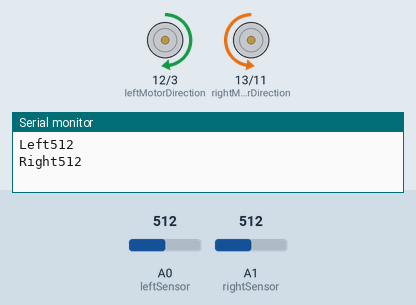
Simulated run of this sketch. Board: Arduino Uno, built with avr-gcc and run on an emulated ATmega328P. On the bench: direction and speed pins drawn as motors (green arrow = direction pin HIGH = forward, orange = LOW = backward, longer = more drive), the last lines printed to the serial monitor. Inputs (shaded band) come from the test bench; at power-on: A0 (leftSensor) = 512, A1 (rightSensor) = 512. At 8.9 s the program stops and its outputs stay as they are.

Above: at 1.2 s.
1.3 s: A0 (leftSensor) set to 317
2.8 s: A0 (leftSensor) set to 281
At 3.8 s:
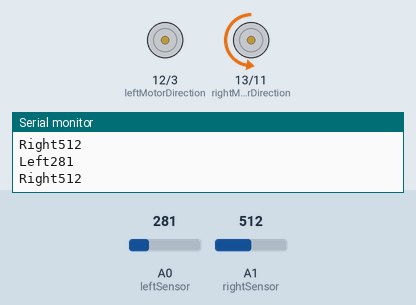
4.3 s: A1 (rightSensor) set to 317
5.8 s: A1 (rightSensor) set to 292
At 6.6 s:
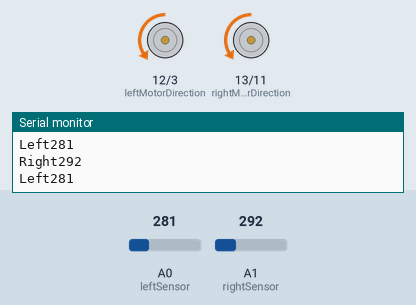
7.3 s: A0 (leftSensor) set to 1023
At 7.9 s:
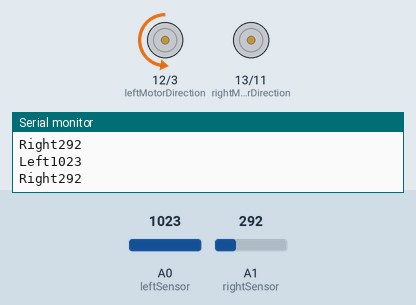
8.8 s: A1 (rightSensor) set to 306
At 10.0 s:
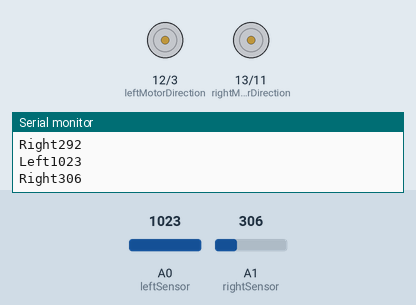
Timing chart, 0 to 10.4 s (numbered marks = the images above; inputs shaded):
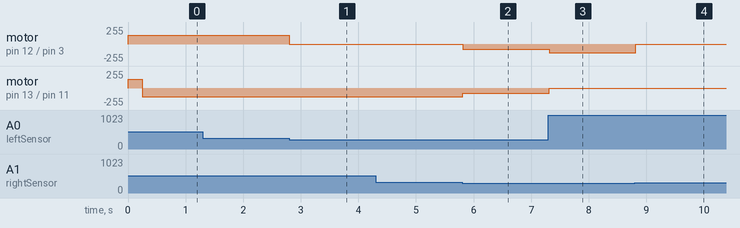

Measured:
- the behaviour switches between 300 and 299 on A0 (leftSensor) (found by bisection; images 0 and 1)
- the behaviour switches between 300 and 299 on A1 (rightSensor) (found by bisection; images 1 and 2)
- after the input at 1.3 s, every drawn part: stays the same
- after the input at 2.8 s, motor on pin 12 (leftMotorDirection) / pin 3 (speedPwnLeft): forward 128/255 → stopped at once
- after the input at 5.8 s, motor on pin 12 (leftMotorDirection) / pin 3 (speedPwnLeft): stopped → backward 76/255 at once; motor on pin 13 (rightMotorDirection) / pin 11 (speedPwnRight): backward 128/255 → backward 75/255 at once
- after the input at 7.3 s, motor on pin 12 (leftMotorDirection) / pin 3 (speedPwnLeft): backward 76/255 → backward 128/255 at once; motor on pin 13 (rightMotorDirection) / pin 11 (speedPwnRight): backward 75/255 → stopped at once
- after the input at 8.8 s, motor on pin 12 (leftMotorDirection) / pin 3 (speedPwnLeft): backward 128/255 → stopped at once

The sketch:

FinalCPTwithReverse.ino
```cpp
/**********************Line Following Robot CPT*********************************
  This code is using and Aurdino, aurdomoto and the Pololu QTR Sensor Library.
  It will follow a line on a track made of black tape on a white bristol board.

  Created by: Yash Dhume
  Teacher: Mr. Kolch
  Course Code: TEJ 4M1
  Date Started: April 25th 2017
  Date Completed: May 11th 2017
********************************************************************************/

//*******************DECLARATION******************************
int forward = 0; //direction of motor spin foward
int reverse = 1; //direction of motor spin reverse
int motorA = 0; //Left motor
int motorB = 1; //Right motor
int leftMotorDirection = 12; // direction control for motor A
int rightMotorDirection = 13; // direction\control for motor B
int speedPwnLeft = 3; // PWM control (speed) for motor A
int speedPwnRight = 11; // PWM control (speed) for motor B
int leftSensor = A0; //Left analog sensor
int rightSensor = A1; //Right analog sensor
int fowardSpeed = 75; //speed for the foward
int turnSpeed = 128;//speed when it turns
int reverseSpeed = 64; //speed when reverses
int stopSpeed = 0; //speed of that motor will be stoped
int sensorMiddleNumber = 300; // this is the middle number of white and black that the anolgue sensor senses
int killSwitch = 0; //stop robot counter
//*************************************************************


void setup() {//setsup the sensors and motors so aurdino understands if it is an input or output
  pinMode(speedPwnLeft, OUTPUT); //output for the motors
  pinMode(speedPwnRight, OUTPUT); //output for the motors
  pinMode(leftMotorDirection, OUTPUT); //output for the motors
  pinMode(rightMotorDirection, OUTPUT); //output for the motors
  pinMode(leftSensor, INPUT); //input for sensor
  pinMode(rightSensor, INPUT); //input for sensor
  Serial.begin(9600);//Begin output to console


}

void loop() {//main code which will give you drive the robot
  Serial.print("Left");//prints the word left in serual monitor
  Serial.println(analogRead(leftSensor));//prints left sensor in serial monitor
  Serial.print("Right");//prints right wird in serual monitor
  Serial.println(analogRead(rightSensor));//print right word in the serial Monitor

  if ((analogRead(leftSensor) < sensorMiddleNumber) && (analogRead(rightSensor) < sensorMiddleNumber)) {
    //Robot will move forward when on it sensoes white
    driveArdumoto(motorA, forward, fowardSpeed);//MotorA foward at 75 speeed
    driveArdumoto(motorB, forward, fowardSpeed);//MotorB foward at 75 speeed
  }
  else if ((analogRead(leftSensor) < sensorMiddleNumber) && (analogRead(rightSensor) > sensorMiddleNumber)) {
    //Robot will turn right once its sensos black
    driveArdumoto(motorA, forward, stopSpeed);//MotorA stops
    driveArdumoto(motorB, forward, turnSpeed); //MotorB foward at 128 speeed
  }
  else if ((analogRead(leftSensor) > sensorMiddleNumber) && (analogRead(rightSensor) < sensorMiddleNumber)) {
    //Robot will turn left once its sensos black
    driveArdumoto(motorA, forward, turnSpeed); //motorA spins  foroward 128 speed
    driveArdumoto(motorB, forward, stopSpeed);//motorB stops
  }

  else if ((analogRead(leftSensor) > sensorMiddleNumber ) && (analogRead(rightSensor) > sensorMiddleNumber) ) {
    while (killSwitch == 1 ) {//when kill switch is one robot will stop
      driveArdumoto(motorA, forward, stopSpeed);//motorA stops
      driveArdumoto(motorB, forward, stopSpeed);//motorB stops
    }
    driveArdumoto(motorA, reverse, turnSpeed); //motorA spins back at 128speed
    driveArdumoto(motorB, reverse, turnSpeed); //motorb spins back at 128 speed
    delay(250);//stops code from going to the next  line for 250 millisecounds
    driveArdumoto(motorA, forward, stopSpeed);//motorA stops
    driveArdumoto(motorB, forward, stopSpeed);//motorB stops


    killSwitch=1;//makes the counter go up so it stops the next time
reverseDrive(motorA, motorB, forward, reverse);//calls reverse methid
  }

}
void reverseDrive(int motorA, int motorB, int forward, int reverse) {//robot goes right until left sensor hits black

  driveArdumoto(motorA, reverse, 76);//motora reverser right with 76 speed
  driveArdumoto(motorB, forward, reverseSpeed); //motorB foward with 64 speed
  if ((analogRead(leftSensor) < sensorMiddleNumber) && (analogRead(rightSensor) > sensorMiddleNumber)) {//when left seonsr right senso r hits
  return;//return back to loop
  }
  else {
    reverseDrive(motorA, motorB, forward, reverse);//recuresice back to reversedrive
  }

}
void driveArdumoto(byte motor, byte direction, byte speed) { // driveArdumoto drives motor in direction at speed which is given in the main loop

  if (motor == motorA) { //when motorA is called in the main loop
    digitalWrite(leftMotorDirection, direction);//determins the direction
    analogWrite(speedPwnLeft, speed);//detemins the speed
  }
  else if (motor == motorB) { //when motorB is called in the main loop
    digitalWrite(rightMotorDirection, direction);//detemins the direction
    analogWrite(speedPwnRight, speed);//detemins the speed
  }

}
```
